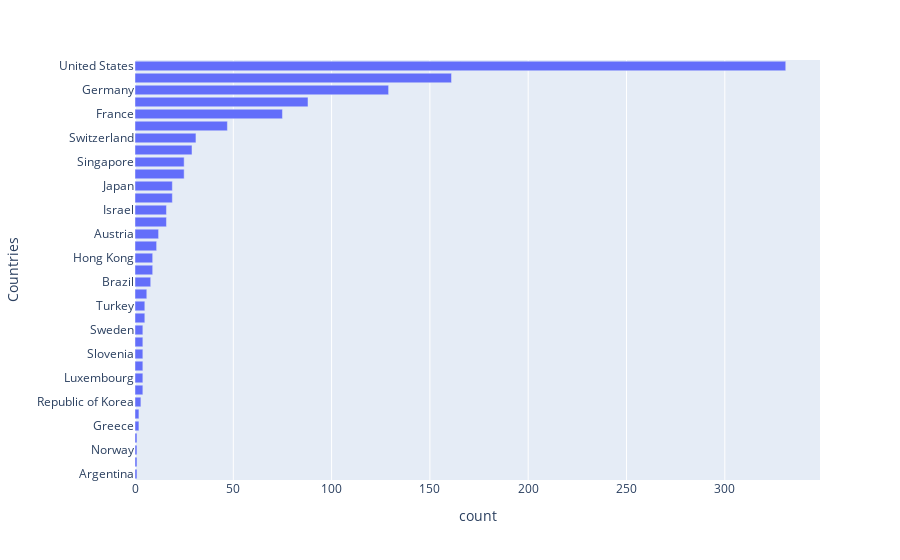

Notebook code cell kept with this figure:
### Code cell
fig = px.bar(df, x='count', y='Countries')
fig.update_layout(barmode='stack', yaxis={'categoryorder':'total ascending'})
fig.show()

### Figure 1 — Plotly figure (JSON) as saved in the notebook; plotly's stock layout.template omitted (floating-point values rounded to 4 significant figures)
{"data": [{"alignmentgroup": "True", "hovertemplate": "count=%{x}<br>Countries=%{y}<extra></extra>", "legendgroup": "", "marker": {"color": "#636efa"}, "name": "", "offsetgroup": "", "orientation": "h", "showlegend": false, "textposition": "auto", "type": "bar", "x": [1, 29, 12, 9, 8, 88, 47, 4, 1, 11, 5, 75, 129, 2, 9, 16, 16, 19, 19, 4, 25, 4, 1, 1, 3, 2, 25, 4, 4, 6, 4, 31, 5, 161, 331], "xaxis": "x", "y": ["Argentina", "Australia", "Austria", "Belgium", "Brazil", "Canada", "China", "Colombia", "Czech Republic", "Denmark", "Finland", "France", "Germany", "Greece", "Hong Kong", "India", "Israel", "Italy", "Japan", "Luxembourg", "Netherlands", "New Zealand", "Norway", "Portugal", "Republic of Korea", "Romania", "Singapore", "Slovenia", "South Korea", "Spain", "Sweden", "Switzerland", "Turkey", "United Kingdom", "United States"], "yaxis": "y"}], "layout": {"barmode": "stack", "legend": {"tracegroupgap": 0}, "margin": {"t": 60}, "xaxis": {"anchor": "y", "domain": [0, 1], "title": {"text": "count"}}, "yaxis": {"anchor": "x", "categoryorder": "total ascending", "domain": [0, 1], "title": {"text": "Countries"}}}}
